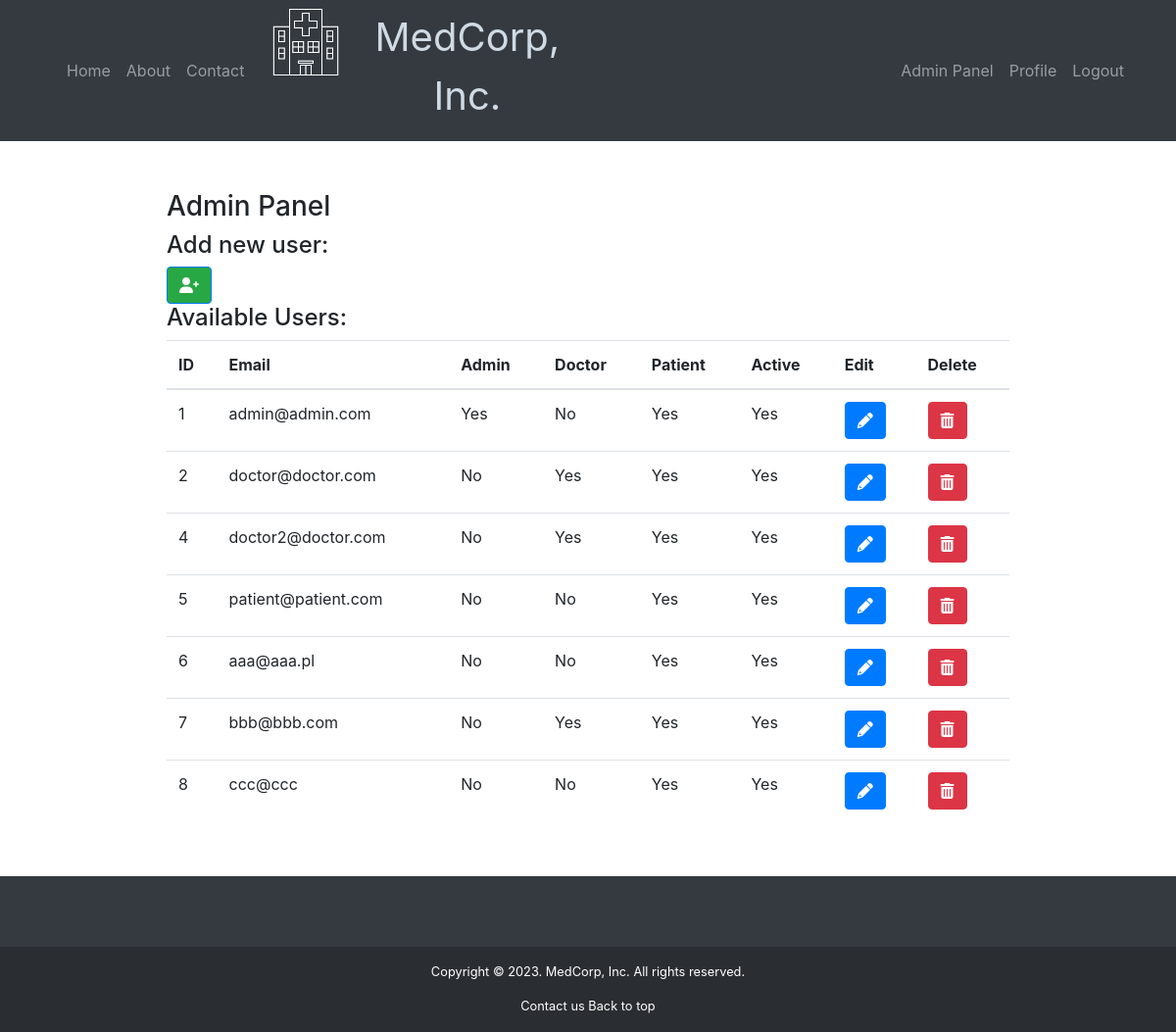
Before: /adminpanel/ava_users (signed in) with the older database file.
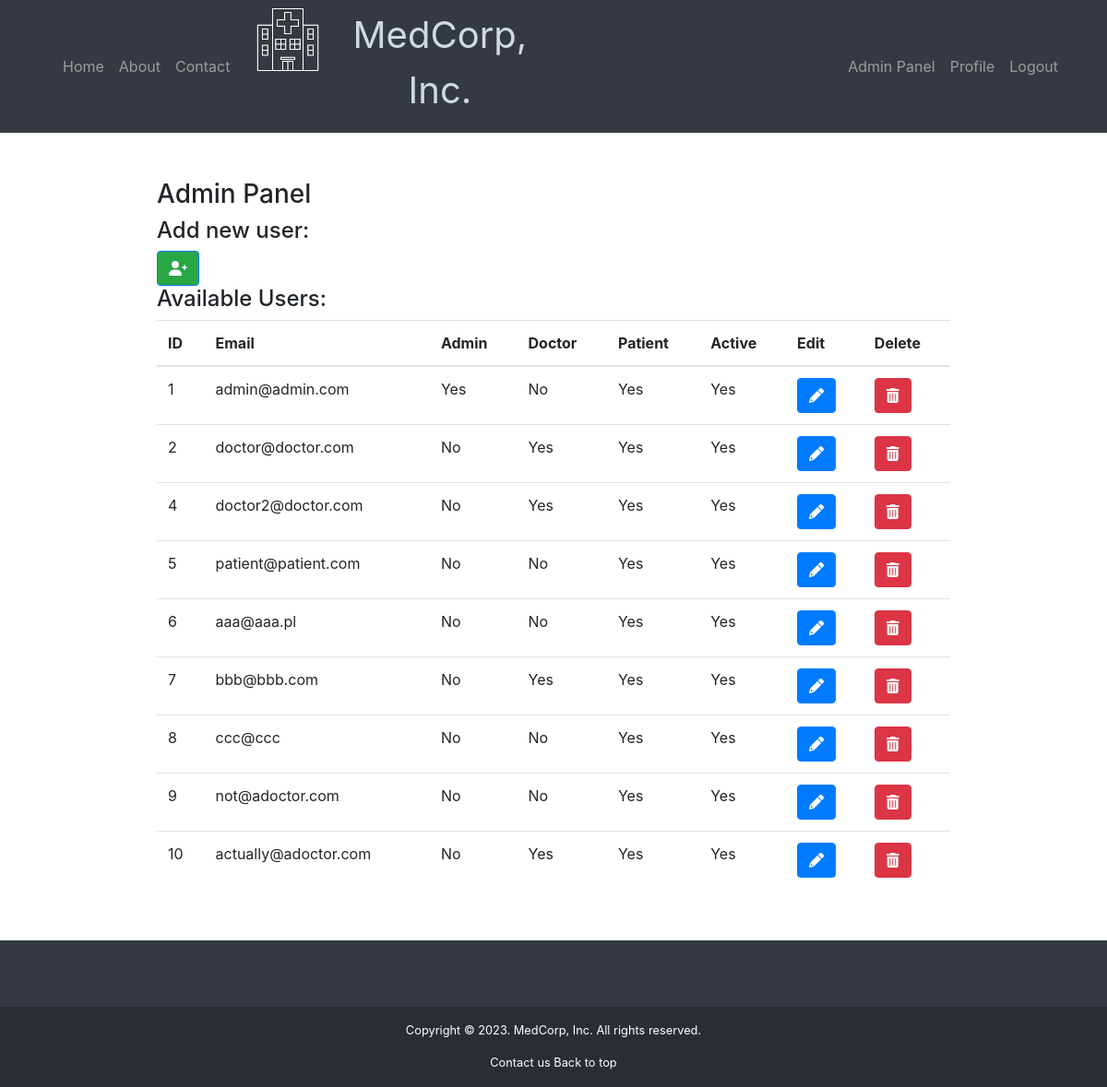
After: the same page with the newer database file.
### library/db/models.py (models this page shows, shortened)
@dataclass
class User(UserMixin, db.Model):
    __tablename__ = 'user'
    _id = db.Column(db.Integer, primary_key=True, autoincrement=True)
    email = db.Column(db.String(100), unique=True, nullable=False)
    password = db.Column(db.String(100), nullable=False)
    specs_id = db.Column(db.Integer, db.ForeignKey("specializations._id"))
    createdDate = db.Column(db.DateTime,
                            default=datetime.utcnow, nullable=False)
    isAdmin = db.Column(db.Boolean, default=False, nullable=False)
    isDoctor = db.Column(db.Boolean, default=False, nullable=False)
    isPatient = db.Column(db.Boolean, default=True, nullable=False)
    isActive = db.Column(db.Boolean, default=True, nullable=False)
    specializations = db.relationship("Specializations", uselist=False, cascade="delete")

### library/routes/admin.py (the view)
@admin.route("/adminpanel/ava_users", methods=["GET"])
@login_required
def ava_users():
    users = User.query.all()
    return render_template("admin/ava_users.html", users=users)

### library/app.py (called while the page is built)
def create_app():
    app = Flask(__name__)
    app.config["SECRET_KEY"] = os.environ.get(
        "SECRET_KEY", "c544081efca90d112b80ff0ce139dd98")
    app.config['SQLALCHEMY_DATABASE_URI'] = 'sqlite:///test.db'
    migrate.init_app(app, db)
    db.init_app(app)
    with app.app_context():
        db.create_all()
    app.register_blueprint(pages)
    app.register_blueprint(authorize)
    app.register_blueprint(doctor)
    app.register_blueprint(admin)
    login_manager = LoginManager()
    login_manager.init_app(app)
    login_manager.login_view = "authorize.login"
    @login_manager.user_loader
    def load_user(user_id):
        return User.query.get(int(user_id))
    return app

### library/templates/admin/ava_users.html (shortened to what this page needs)
{% extends 'layout.html' %}
{% block main_content %}
<h3> Admin Panel </h3>
{% if current_user.isAdmin %}
<h4>Add new user:</h4>
<a href="{{ url_for('admin.add_user') }}" class="btn btn-primary bg-success"><i class="fas fa-user-plus"></i></a>
<br>
<h4>Available Users:</h4>
<table class="table">
    <thead>
        <tr>
            <th>ID</th>
            <th>Email</th>
            <th>Admin</th>
            <th>Doctor</th>
            <th>Patient</th>
            <th>Active</th>
            <th>Edit</th>
            <th>Delete</th>
        </tr>
    </thead>
    <tbody>
        {% for user in users %}
        <tr>
            <td>{{ user._id }}</td>
            <td>{{ user.email }}</td>
            <td>{{ "Yes" if user.isAdmin else "No" }}</td>
            <td>{{ "Yes" if user.isDoctor else "No" }}</td>
            <td>{{ "Yes" if user.isPatient else "No" }}</td>
            <td>{{ "Yes" if user.isActive else "No" }}</td>
            <td><a href="{{ url_for('admin.edit_user', _id=user._id) }}" class="btn btn-primary"><i
                        class="fas fa-pencil-alt"></i></a></td>
            <td><a href="{{ url_for('admin.delete_user', _id=user._id) }}" class="btn btn-danger"><i
                        class="fas fa-trash-alt"></i></a></td>
        </tr>
        {% endfor %}
    </tbody>
</table>
{% else %}
<p>You do not have permission to access the Admin Panel.</p>
{% endif %}
{% endblock %}

### library/templates/layout.html (shortened to what this page needs)
{% from "macros/nav.html" import navbar %}
{% from "macros/footer.html" import footer %}
<!DOCTYPE html>
<html lang="en">
<head>
    <link rel="stylesheet" href="{{ url_for('static', filename='css/main.css') }}" />
    <link rel="stylesheet" href="https://cdn.jsdelivr.net/npm/bootstrap@4.0.0/dist/css/bootstrap.min.css"
>
    <link rel="stylesheet" href="https://cdnjs.cloudflare.com/ajax/libs/font-awesome/6.0.0-beta3/css/all.min.css">
</head>
<body>
    <div class="navbar-nav">
        {{ navbar(current_user) }}
    </div>
    <main>
        <div id="page-container">
            <div id="content-wrap" class="main-box">
                {% block main_content %} {% endblock %}
            </div>
        </div>
    </main>
    {{ footer() }}
</body>
</html>

### library/templates/macros/nav.html (shortened to what this page needs)
{% macro navbar(current_user) %}
<nav class="navbar navbar-expand-lg navbar-dark bg-dark">
    <div class="container">
        <div class="col-md-2">
            <div class="navbar-nav">
                <a class="nav-item nav-link {% if request.endpoint == 'pages.home' %}active{% endif %}"
                    href="/">Home</a>
                <a class="nav-item nav-link {% if request.endpoint == 'pages.about' %}active{% endif %}"
                    href="/about">About</a>
                <a class="nav-item nav-link {% if request.endpoint == 'pages.contact' %}active{% endif %}"
                    href="/contact">Contact</a>
            </div>
        </div>
        <a href="/" class="col-md-7" id="nav-logo">
            <div class="col-md-7">
                <div class="logo-image">
                    <img src="/static/svg/hospital.png" alt="Logo" class="logo" height="70px" width="70px" />
                </div>
                <div class="logo-word">
                    <h1 class="brand-name"> MedCorp, Inc. </h1>
                </div>
            </div>
        </a>
        <div>
            <div>
                {% if session["logged_in"] == True %}
                <div class="navbar-nav ml-auto">
                    {% if current_user.isAdmin %}
                    <a class="nav-item nav-link {% if request.endpoint == 'pages.admin_panel' %}active{% endif %}"
                        style="text-align:right;" href="/adminpanel">Admin Panel</a>
                    {% endif %}
                    <a class="nav-item nav-link {% if request.endpoint == 'pages.profile' %}active{% endif %}"
                        style="text-align:right;" href="/profile/{{ current_user._id }}">Profile</a>
                    <a class="nav-item nav-link" style="text-align:right;"
                        href="{{ url_for('authorize.logout') }}">Logout</a>
                </div>
                {% endif %}
            </div>
        </div>
    </div>
</nav>
{% endmacro %}

### library/templates/macros/footer.html (shortened to what this page needs)
{% macro footer() %}
<footer class="bg-dark text-center text-white">
    <small>
        <div class="container p-4 pb-0">
        </div>
        <div class="text-center p-3" style="background-color: rgba(0, 0, 0, 0.2);">
            <nav>
                <p>Copyright &copy; 2023. MedCorp, Inc. All rights reserved.</p>
                <a class="text-white" href="/contact">Contact us</a>
                <a class="text-white" href="#top">Back to top</a>
            </nav>
        </div>
    </small>
</footer>
{% endmacro %}

### library/static/css/main.css (style rules this page uses)
*, *::before, *::after { box-sizing: border-box; margin: 0; padding: 0; }
.logo-image { display: flex; float:left; margin: 0; padding: 0; }
.logo-word { display:flex; }
.navbar-nav { display: inline; }
.brand-name { font-family: -apple-system, BlinkMacSystemFont, "Segoe UI", Roboto, "Helvetica Neue", Arial, sans-serif, "Apple Color Emoji", "Segoe UI Emoji", "Segoe UI Symbol"; font-size: 2.5rem; font-weight: 400; line-height: 1.5; color: #cfdae4; text-align: center; }
.main-box { padding: 50px; width: 80%; margin: 0 auto; }
#page-container { position: relative; height: auto; }
#content-wrap { padding-bottom: 2.5rem; }
html, body { height: 100%; width: 100%; margin: 0; display: table; }
.logo { filter: brightness(0) invert(1); }

Changed rows visible on the page:
added User: _id "9", email "not@adoctor.com", isAdmin "No", isDoctor "No", isPatient "Yes", isActive "Yes"
added User: _id "10", email "actually@adoctor.com", isAdmin "No", isDoctor "Yes", isPatient "Yes", isActive "Yes"
